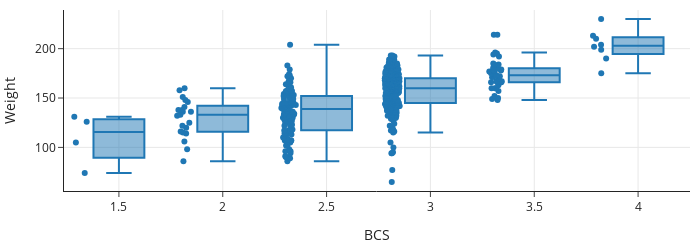

The code cell stored with this chart in its notebook:
### Code cell
fig = px.box(train_set, x="BCS", y="Weight", points="all",
             width=700, height=250)
fig

### Figure 1 — Plotly figure (JSON) as saved in the notebook; plotly's stock layout.template omitted (floating-point values rounded to 4 significant figures; data arrays with more than 128 entries replaced by an {"elided": "..."} marker saying what was removed)
{"data": [{"alignmentgroup": "True", "boxpoints": "all", "hovertemplate": "BCS=%{x}<br>Weight=%{y}<extra></extra>", "legendgroup": "", "marker": {"color": "#1F77B4"}, "name": "", "notched": false, "offsetgroup": "", "orientation": "v", "showlegend": false, "type": "box", "x": {"elided": "433 float values"}, "x0": " ", "xaxis": "x", "y": {"elided": "433 int values"}, "y0": " ", "yaxis": "y"}], "layout": {"boxmode": "group", "height": 250, "legend": {"tracegroupgap": 0}, "width": 700, "xaxis": {"anchor": "y", "autorange": true, "domain": [0, 1], "range": [1.236, 4.25], "title": {"text": "BCS"}, "type": "linear"}, "yaxis": {"anchor": "x", "autorange": true, "domain": [0, 1], "range": [55.83, 239.2], "title": {"text": "Weight"}, "type": "linear"}}}
